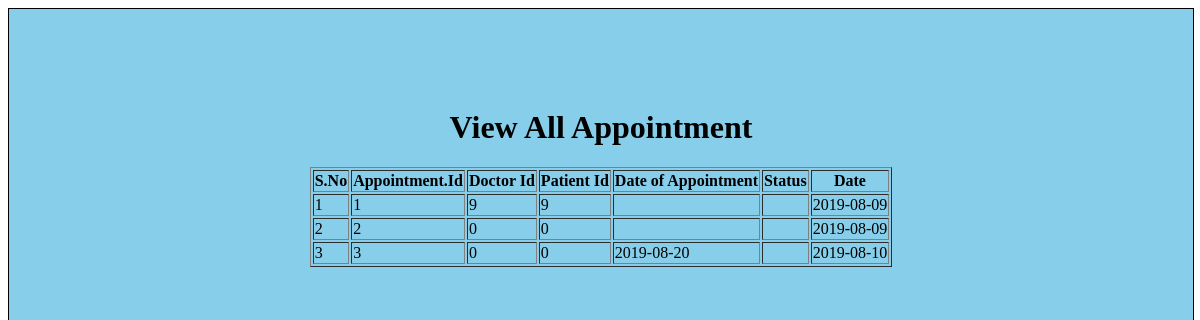
The page /admin/vaa.php on the database its author committed.
### tables this page shows
CREATE TABLE IF NOT EXISTS `tbl_appointment` (
  `appid` int(11) NOT NULL AUTO_INCREMENT,
  `docid` int(11) NOT NULL,
  `regid` int(11) NOT NULL,
  `doa` varchar(15) NOT NULL,
  `status` varchar(100) NOT NULL,
  `date` varchar(13) NOT NULL,
  PRIMARY KEY (`appid`)
);

### admin/vaa.php (the view, shortened to what this page needs)
<?php
$query="select * from tbl_appointment";
$res=mysql_query($query);
?>
	<html>
	<head>
		<link href="css/vaa.css" rel="stylesheet" type="text/css"/>
	</head>
	<body>
	<div id="outer">
	<div id="vinod">
	<center><h1>View All Appointment</h1></center>
<table border="1" align="center">
<tr>
	<th>S.No</th>
	<th>Appointment.Id</th>
	<th>Doctor Id</th>
	<th>Patient Id</th>
	<th>Date of Appointment</th>
	<th>Status</th>
	<th>Date</th>
</tr>
<?php
$i=1;
while($row=mysql_fetch_array($res,MYSQL_BOTH))
{
	?>
<tr>
	<td><?php echo $i;?></td>
	<td><?php echo $row['appid'];?></td>
	<td><?php echo $row['regid'];?></td>
	<td><?php echo $row['regid'];?></td>
	<td><?php echo $row['doa'];?></td>
	<td><?php echo $row['statuss'];?></td>
	<td><?php echo $row['date'];?></td>
</tr>
<?php
$i++;
}
?>
	</div>
	</div>
	</body>
	</html>

### admin/css/vaa.css (style rules this page uses)
#outer { height:800px; width:100%; border:1px solid; background-color:skyblue; }
#vinod { height:600px; width:100%; //border:1px solid; margin-top:100px; }

### rows shown on the page
tbl_appointment: appid "1", regid "9", date "2019-08-09"
tbl_appointment: appid "2", regid "0", date "2019-08-09"
tbl_appointment: appid "3", regid "0", doa "2019-08-20", date "2019-08-10"
